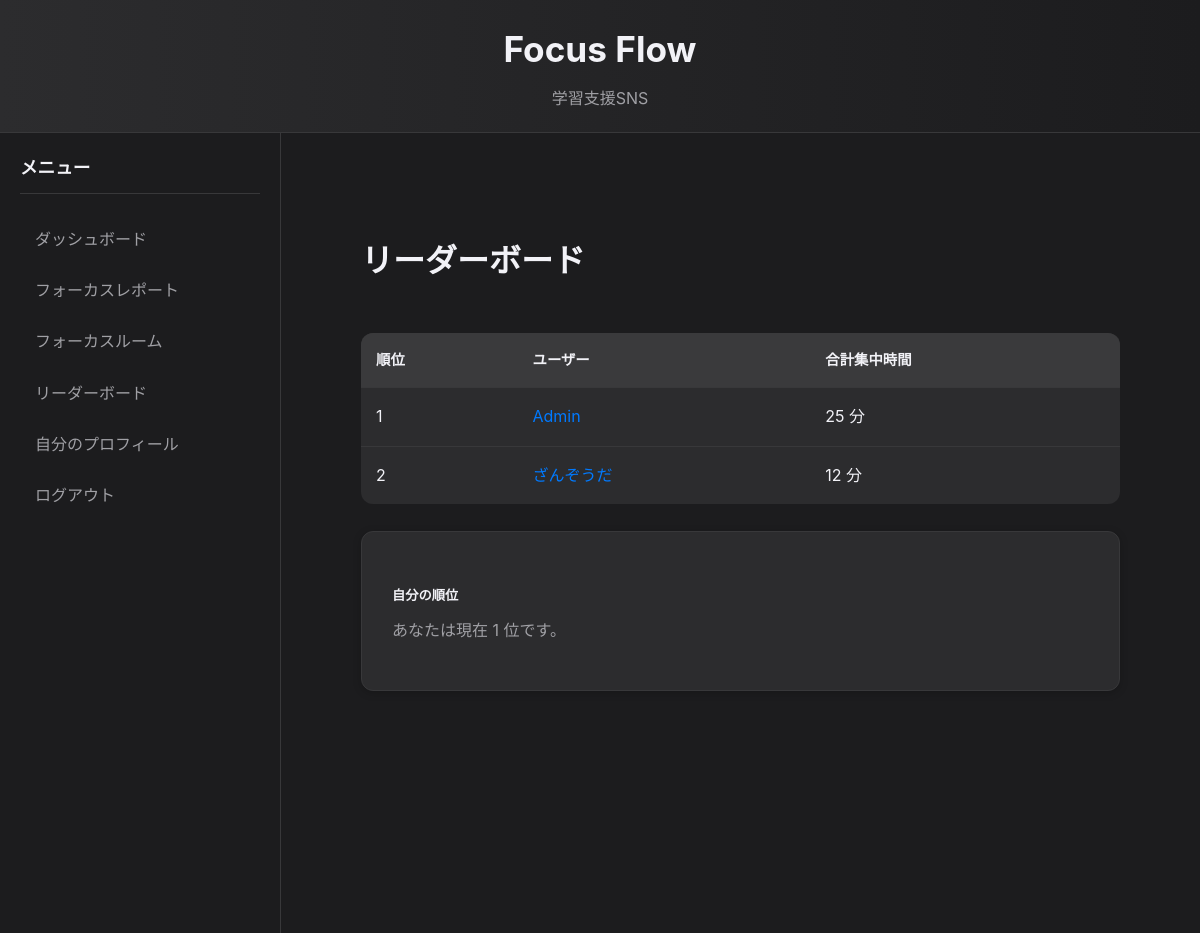
The page /leaderboard (signed in) on the database its author committed.
### app/models.py (models this page shows, shortened)
class User(UserMixin, db.Model):
    id = db.Column(db.Integer, primary_key=True)
    email = db.Column(db.String(100), unique=True, nullable=False)
    username = db.Column(db.String(100), nullable=False)
    password_hash = db.Column(db.String(128))
    sessions = db.relationship('FocusSession', backref='author', lazy=True)
    flow_state_logs = db.relationship('FlowStateLog', backref='user', lazy=True)
    status = db.Column(db.String(50), default='オフライン')
    current_gauge_level = db.Column(db.Integer, default=0)
    followed = db.relationship(
        'User', secondary=followers,
        primaryjoin=(followers.c.follower_id == id),
        secondaryjoin=(followers.c.followed_id == id),
        backref=db.backref('followers', lazy='dynamic'), lazy='dynamic')
    created_rooms = db.relationship('FocusRoom', backref='owner', lazy='dynamic')
    joined_rooms = db.relationship('FocusRoom', secondary='room_participants', lazy='dynamic',
                                   backref=db.backref('participants', lazy='dynamic'))
    @property
    def total_focus_time(self):
        return db.session.query(db.func.sum(FocusSession.duration_minutes)).filter(FocusSession.user_id == self.id).scalar() or 0

### app/routes.py (the view)
@main.route('/leaderboard')
@login_required
def leaderboard():
    users = User.query.all()
    users.sort(key=lambda x: x.total_focus_time, reverse=True)
    try:
        user_rank = users.index(current_user) + 1
    except ValueError:
        user_rank = None
    return render_template('leaderboard.html', users=users, user_rank=user_rank)

### app/__init__.py (called while the page is built)
def create_app():
    app = Flask(__name__)
    app.config['SECRET_KEY'] = 'your_secret_key'
    app.config['SQLALCHEMY_DATABASE_URI'] = 'sqlite:///db.sqlite'
    app.config['SQLALCHEMY_TRACK_MODIFICATIONS'] = False
    db.init_app(app)
    login_manager.init_app(app)
    socketio.init_app(app)
    from .models import User
    @login_manager.user_loader
    def load_user(user_id):
        return User.query.get(int(user_id))
    from .routes import main as main_blueprint
    app.register_blueprint(main_blueprint)
    from . import events # events.py をインポート
    with app.app_context():
        db.create_all()
    return app

### app/routes.py (called while the page is built)
@main.before_app_request
def before_request():
    if not current_user.is_authenticated and request.endpoint and 'static' not in request.endpoint and request.endpoint != 'main.login' and request.endpoint != 'main.register':
        return redirect(url_for('main.login'))

### app/templates/leaderboard.html (shortened to what this page needs)
{% extends "base.html" %}
{% block content %}
<div class="container">
    <h1 class="my-4">リーダーボード</h1>
    <div class="table-responsive">
        <table class="table">
            <thead>
                <tr>
                    <th>順位</th>
                    <th>ユーザー</th>
                    <th>合計集中時間</th>
                </tr>
            </thead>
            <tbody>
                {% for user in users %}
                <tr>
                    <td>{{ loop.index }}</td>
                    <td><a href="{{ url_for('main.user', username=user.username) }}">{{ user.username }}</a></td>
                    <td>{{ user.total_focus_time }} 分</td>
                </tr>
                {% else %}
                <tr>
                    <td colspan="3">まだデータがありません。</td>
                </tr>
                {% endfor %}
            </tbody>
        </table>
    </div>
    <br>
    {% if user_rank %}
    <div class="card mt-5">
        <div class="card-body">
            <h5 class="card-title">自分の順位</h5>
            <p class="card-text">あなたは現在 {{ user_rank }} 位です。</p>
        </div>
    </div>
    {% endif %}
</div>
{% endblock %}

### app/static/css/style.css (style rules this page uses)
:root { --primary-color: #007aff; --background-color: #1c1c1e; --card-bg-color: #2c2c2e; --text-color: #f2f2f7; --text-secondary-color: #a0a0a5; --border-color: #38383a; --shadow-color: rgba(0, 0, 0, 0.2); --border-radius: 12px; --font-family: -apple-system, BlinkMacSystemFont, 'Segoe UI', Roboto, 'Helvetica Neue', Arial, 'Hiragino Kaku Gothic ProN', 'Hiragino Sans', Meiryo, sans-serif; }
body { font-family: var(--font-family); background-color: var(--background-color); color: var(--text-color); margin: 0; line-height: 1.7; -webkit-font-smoothing: antialiased; -moz-osx-font-smoothing: grayscale; }
.container { flex-grow: 1; padding: 40px; max-width: 960px; margin: 0 auto; }
.card { background-color: var(--card-bg-color); border-radius: var(--border-radius); border: 1px solid var(--border-color); box-shadow: 0 2px 8px var(--shadow-color); padding: 30px; margin-bottom: 30px; transition: border-color 0.3s, transform 0.3s; }
h1, h2, h3, h4, h5, h6 { font-weight: 700; margin-bottom: 0.75em; color: var(--text-color); }
p { margin-top: 0; color: var(--text-secondary-color); }
a { color: var(--primary-color); text-decoration: none; transition: color 0.2s; }
.table { width: 100%; border-collapse: collapse; margin-top: 20px; background-color: var(--card-bg-color); border-radius: var(--border-radius); overflow: hidden; }
.table th, .table td { padding: 15px; text-align: left; border-bottom: 1px solid var(--border-color); }
.table th { background-color: #3a3a3c; color: var(--text-color); font-weight: 600; font-size: 0.9rem; text-transform: uppercase; }
.table tbody tr:last-child td { border-bottom: none; }
.table-responsive { overflow-x: auto; -webkit-overflow-scrolling: touch; }

### rows shown on the page
User: username "Admin", total_focus_time "25"
User: username "ざんぞうだ", total_focus_time "12"

### other values the page prints
{{ user_rank }} "1"
